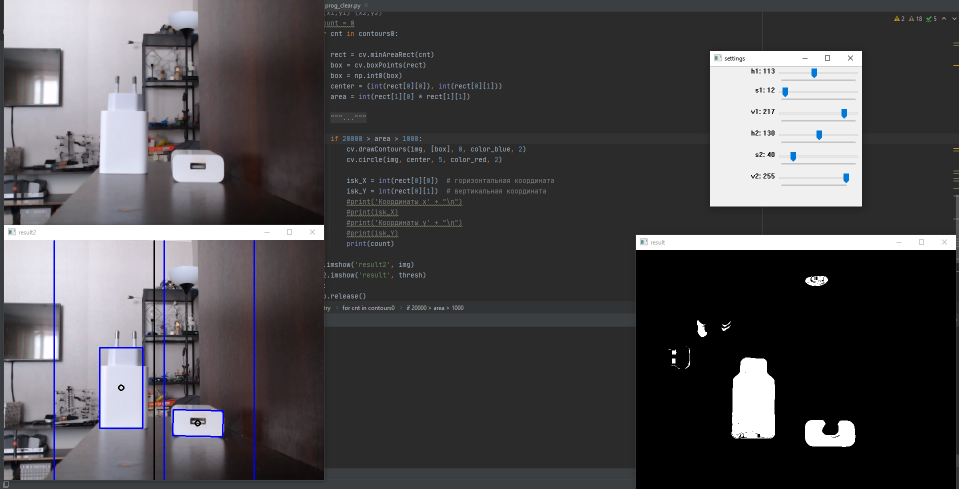
#> input picture example.png, 1918 x 978 px, given in place of the camera (shown at 1/2 size)
$ python cv_area_detect.py   (older library calls are emulated)
#> lines starting #> are read from the running program, lines starting #| are printed output that depends on the picture
# -*- coding: utf-8 -*-
import cv2
import numpy as np
import cv2 as cv


if __name__ == '__main__':
    def nothing(*arg):
        pass

cv2.namedWindow("result")
cv2.namedWindow("settings")  # создаем окно настроек

cap = cv2.VideoCapture(0)
# создаем 6 бегунков для настройки начального и конечного цвета фильтра
cv2.createTrackbar('h1', 'settings', 0, 255, nothing)
cv2.createTrackbar('s1', 'settings', 0, 255, nothing)
cv2.createTrackbar('v1', 'settings', 0, 255, nothing)
cv2.createTrackbar('h2', 'settings', 255, 255, nothing)
cv2.createTrackbar('s2', 'settings', 255, 255, nothing)
cv2.createTrackbar('v2', 'settings', 255, 255, nothing)
crange = [0, 0, 0, 0, 0, 0]

color_blue = (255, 0, 0)
color_red = (0, 0, 0)

kernel = np.ones((5, 5), np.uint8)
count = 0

while True:
    flag, img = cap.read()
#> img is the input picture: shape (978, 1918, 3); mean B, G, R 78.6, 76, 77.7
    hsv = cv2.cvtColor(img, cv2.COLOR_BGR2HSV)
#> hsv: shape (978, 1918, 3); mean H, S, V 44.9, 13.1, 80.4
    # считываем значения бегунков
    h1 = cv2.getTrackbarPos('h1', 'settings')
    s1 = cv2.getTrackbarPos('s1', 'settings')
    v1 = cv2.getTrackbarPos('v1', 'settings')
    h2 = cv2.getTrackbarPos('h2', 'settings')
    s2 = cv2.getTrackbarPos('s2', 'settings')
    v2 = cv2.getTrackbarPos('v2', 'settings')

    # формируем начальный и конечный цвет фильтра
    h_min = np.array((h1, s1, v1), np.uint8)
    h_max = np.array((h2, s2, v2), np.uint8)

    opening = cv2.morphologyEx(img, cv2.MORPH_OPEN, kernel)
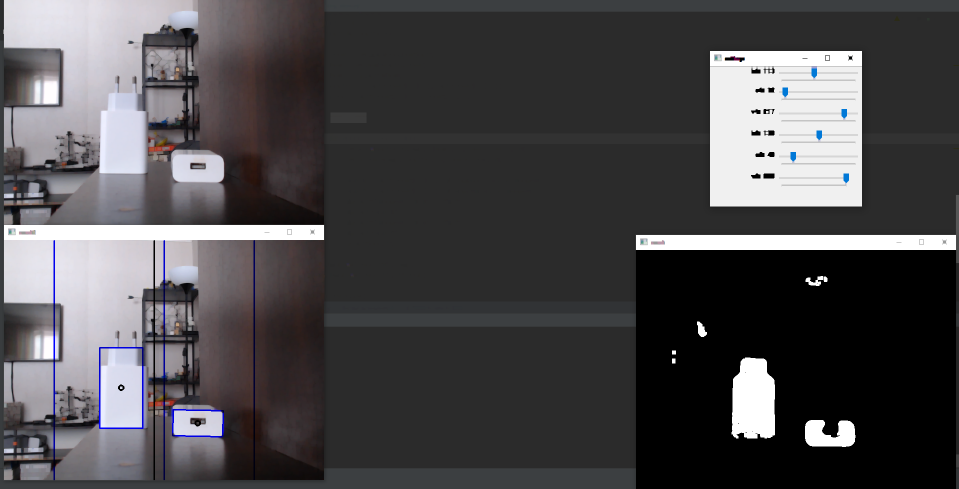
#> opening: shape (978, 1918, 3) (shown at 1/2 size); mean B, G, R 76.8, 74.6, 76.3
    median = cv2.medianBlur(opening, 15)  # накладываем блюр на видеопоток
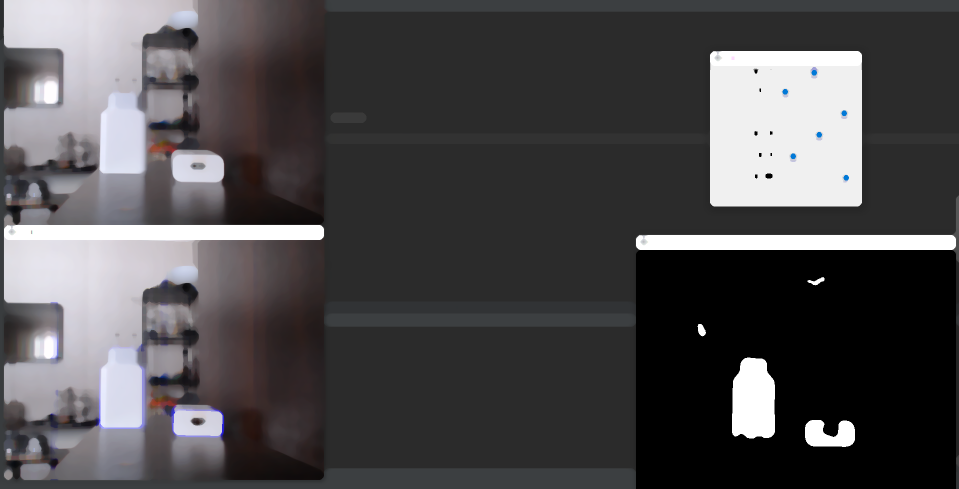
#> median: shape (978, 1918, 3) (shown at 1/2 size); mean B, G, R 77.4, 75.6, 77.4
    cv2.imshow('Opening', opening)

    hsv = cv.cvtColor(median, cv.COLOR_BGR2HSV)
#> hsv: shape (978, 1918, 3); mean H, S, V 43.6, 11, 78.9
    #для желтого min(16,74,128) max(30,230,249)
    # накладываем фильтр на кадр в модели HSV
    thresh = cv2.inRange(hsv, h_min, h_max)
#> thresh: shape (978, 1918); every value is 255
    cv2.imshow('result', thresh)

    try:
        # hsv = cv.cvtColor(img, cv.COLOR_BGR2HSV)
        # thresh1 = cv.inRange(hsv, hsv_min, hsv_max)
        #!
        #_, contours, _= cv.findContours(thresh.copy(), cv.RETR_TREE, cv.CHAIN_APPROX_SIMPLE)
        contours0, _ = cv.findContours(thresh.copy(), cv.RETR_TREE, cv.CHAIN_APPROX_SIMPLE)
#> contours0 = [[[0, 0], [0, 977], [1917, 977], [1917, 0]]]
        #!
        cv2.line(img, (300, 1), (300, 800), color_red, thickness=2, lineType=8, shift=0) #Центральные линии
        cv2.line(img, (320, 1), (320, 800), color_blue, thickness=2, lineType=8, shift=0)

        cv2.line(img, (100, 1), (100, 800), color_blue, thickness=2, lineType=8, shift=0) #Боковые линии
        cv2.line(img, (500, 1), (500, 800), color_blue, thickness=2, lineType=8, shift=0)
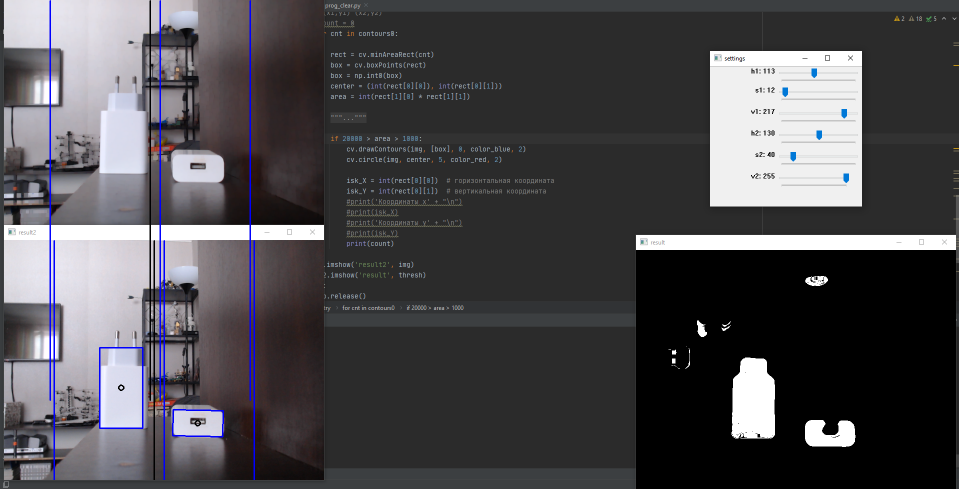
#> img: shape (978, 1918, 3) (shown at 1/2 size); mean B, G, R 78.9, 75.4, 77
        # (x1,y1) (x2,y2)
        #count = 0
        for cnt in contours0:

            rect = cv.minAreaRect(cnt)
            box = cv.boxPoints(rect)
            box = np.int0(box)
            center = (int(rect[0][0]), int(rect[0][1]))
            area = int(rect[1][0] * rect[1][1])

            """
            #подсчет угла
            edge1 = np.int0((box[1][0] - box[0][0],box[1][1] - box[0][1]))
            edge2 = np.int0((box[2][0] - box[1][0], box[2][1] - box[1][1]))

            usedEdge = edge1
            if cv.norm(edge2) > cv.norm(edge1):
                usedEdge = edge2


            reference = (1,0) # horizontal edge
            angle = 180.0/math.pi * math.acos((reference[0]*usedEdge[0] + reference[1]*usedEdge[1]) / (cv.norm(reference) *cv.norm(usedEdge)))
            """

            if 20000 > area > 1000:
                cv.drawContours(img, [box], 0, color_blue, 2)
                cv.circle(img, center, 5, color_red, 2)

                isk_X = int(rect[0][0])  # горизонтальная координата
                isk_Y = int(rect[0][1])  # вертикальная координата
                # [4 lines of commented-out code are left out]
                print(count)
#> this loop made 1 pass
#> (cnt, rect, box, center, area) on pass 1: ([[0, 0], [0, 977], [1917, 977], [1917, 0]], ((958.5, 488.5), (977, 1917), -90), [[1916, 976], [0, 976], [0, 0], [1916, 0]], (958, 488), 1872908)

        cv.imshow('result2', img)
        cv2.imshow('result', thresh)
    except:
        cap.release()
        raise


    ch = cv2.waitKey(5)
#> (key Esc is pressed here)
    if ch == 27:
        break

cap.release()
cv2.destroyAllWindows()
